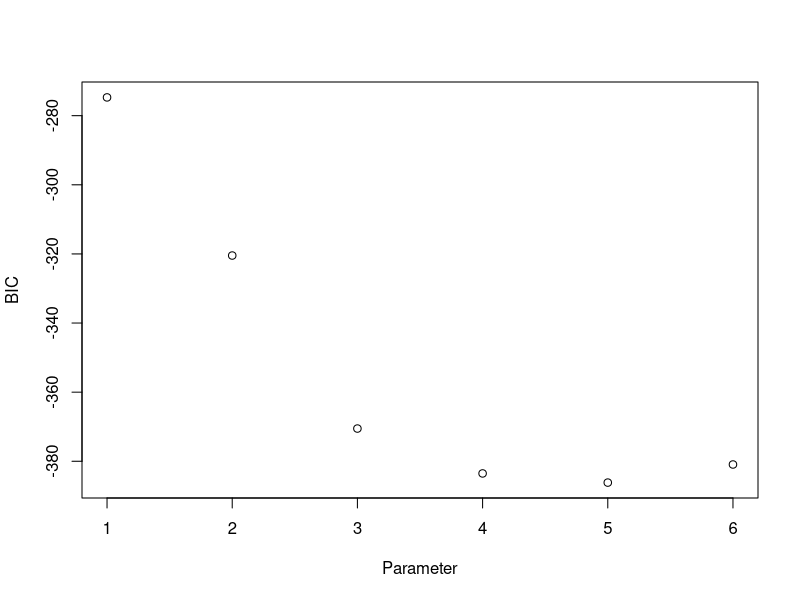
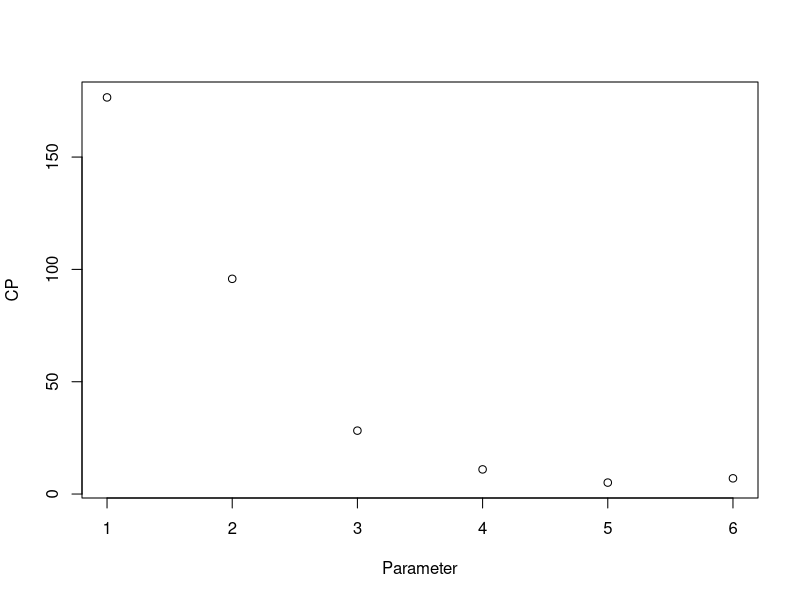

These figures' R source, in order:

# PRACTIC HW
# 1. Load the cpus dataset from the MASS package

library(MASS)
cpus
install.packages("leaps")

library(tidyverse)
library(caret)
library(leaps)

# inspect data
sample_n(cpus,5)

# 2. Use syct, mmin , mmax , cach , chmin, chmax as the predictors (independent variables) to predict performance (perf)

# The function summary() reports the best set of variables for each model
# size. From the output, an asterisk specifies that a given variable
# is included in the corresponding model.
 
# For example, it can be seen that the best 2-variables model contains only
# mmax and cach variables (perf ~ mmax + cach). The best three-variable model
# is (perf ~ mmax + cach + mmin), and so forth.

# A natural question is: which of these best models should we finally choose
# for our predictive analytics?

models <- regsubsets(perf~syct + mmin + mmax + cach + chmin + chmax, data = cpus,
                     nvmax = 6)
summary(models)

#3. What is the best model obtained according to Cp, BIC, and adjusted R2?

#Perform best subset selection in order to choose the best predictors from the above predictors

# Model selection criteria: Adjusted R2, Cp and BIC
res.sum <- summary(models)
res.sum$cp
res.sum$bic

data.frame(
  Adj.R2 = which.max(res.sum$adjr2),
  CP = which.min(res.sum$cp),
  BIC = which.min(res.sum$bic)
)

# Here, adjusted R2 tells us that the best model is the one with all the 5 predictor
# variables. However, using the BIC and Cp criteria, we should go for the model 
# with 5 variables.

# 5.Show some plots to provide evidence for your answer, and report the coefficients of the best model obtained for each criteria
# Graphical evidence
plot(res.sum$bic, xlab="Parameter", ylab="BIC")
plot(res.sum$cp, xlab="Parameter", ylab="CP")




# 6. Repeat using forward stepwise selection and also using backwards stepwise selection.
#How does your answer compare to the best subset results?

library(MASS)
# Fit the full model 
full.model <- lm(perf ~syct + mmin + mmax + cach + chmin + chmax, data = cpus)
full.model
# Stepwise regression model
step.model <- stepAIC(full.model, direction = "both",trace = FALSE)
summary(step.model)  

models <- regsubsets(perf ~syct + mmin + mmax + cach + chmin + chmax, data = cpus,
                     nvmax = 6,
                     method = "seqrep")
summary(models)

# Set seed for reproducibility

#This indicates that the best model is the one with nvmax = 4 variables. 
#The function summary() reports the best set of variables for each model
#size, up to the best 4-variables model.

set.seed(123)
# Set up repeated k-fold cross-validation
train.control <- trainControl(method = "cv", number = 10)

# Train the model
step.model <- train(perf ~syct + mmin + mmax + cach + chmin + chmax, data = cpus,
                    method = "leapBackward", 
                    tuneGrid = data.frame(nvmax = 1:6),
                    trControl = train.control)

step.model$results

step.model$bestTune

summary(step.model$finalModel)

# The model with 5 variables (nvmax = 5) is the one that has the lowest RMSE.

step1.model <- train(perf ~syct + mmin + mmax + cach + chmin + chmax, data = cpus,
                    method = "leapForward", 
                    tuneGrid = data.frame(nvmax = 1:6),
                    trControl = train.control
)
step1.model$results
step1.model$bestTune
summary(step1.model$finalModel)






















# K-FOLD CROSS VALIDATION
#---------------------------
# A more rigorous approach is to select a models based on the prediction
# error computed on a new test data using k-fold cross-validation
# techniques

# id: model id
# object: regsubsets object
# data: data used to fit regsubsets
# outcome: outcome variable

get_model_formula <- function(id, object, outcome){
  # get models data
  models <- summary(object)$which[id,-1]
  # Get outcome variable
  #form <- as.formula(object$call[[2]])
  #outcome <- all.vars(form)[1]
  # Get model predictors
  predictors <- names(which(models == TRUE))
  predictors <- paste(predictors, collapse = "+")
  # Build model formula
  as.formula(paste0(outcome, "~", predictors))
}


# For example to have the best 3-variable model formula, type this:
  
get_model_formula(3, models, "perf")


# To get the cross-validation (CV) error for a given model:
get_cv_error <- function(model.formula, data){
      set.seed(1)
      train.control <- trainControl(method = "cv", number = 5)
      cv <- train(model.formula, data = data, method = "lm",
                  trControl = train.control)
      cv$results$RMSE
    }

# Finally, use the above defined helper functions to compute the prediction
# error of the different best models returned by the regsubsets() function:

# Compute cross-validation error
model.ids <- 1:5
cv.errors <-  map(model.ids, get_model_formula, models, "perf") %>%
    map(get_cv_error, data = cpus) %>%
    unlist()
cv.errors


# Select the model that minimize the CV error
which.min(cv.errors)


# It can be seen that the model with 3 variables is the best model. 
# It has the lower prediction error. The regression coefficients of this
# model can be extracted as follow:
   
coef(models, 3)

# This script describes the best subsets regression approach for choosing
# the best linear regression model that explains our data.
# 
# Note that, this method is computationally expensive and becomes unfeasible
# for a large data set with many variables. A better alternative is
# provided by the stepwise regression method



# STEPWISE SELECTION

# Fit the full model 
full.model <- lm(perf~syct + mmin + mmax + cach + chmin + chmax, data = cpus)
# Stepwise regression model
step.model <- stepAIC(full.model, direction = "both", 
                      trace = FALSE)
summary(step.model)

# The regsubsets() function , which has the tuning parameter nvmax
# specifying the maximal number of predictors to incorporate in the model
# It returns multiple models with different size up to nvmax. You need
# to compare the performance of the different models for choosing the
# best one. regsubsets() has the option method, which can take the values
# "backward", "forward" and "seqrep" (seqrep = sequential replacement,
# combination of forward and backward selections).

models<-regsubsets(perf~syct + mmin + mmax + cach + chmin + chmax,
        data = cpus, nvmax = 5, method = "seqrep")
summary(models)


# Set seed for reproducibility
set.seed(123)
# Set up repeated k-fold cross-validation
train.control <- trainControl(method = "cv", number = 10)
# Train the model
step.model <- train(perf~syct + mmin + mmax + cach + chmin + chmax,
                    data = cpus,
                    method = "leapBackward", 
                    tuneGrid = data.frame(nvmax = 1:6),
                    trControl = train.control
)
step.model$results


step.model$bestTune


# This indicates that the best model is the one with nvmax = 4 variables.
# The function summary() reports the best set of variables for each model
# size, up to the best 4-variables model.

summary(step.model$finalModel)

str(cpus)

# An asterisk specifies that a given variable is included in the corresponding
# model. For example, it can be seen that the best 4-variables model
# contains  mmin,chmax,mmax,cach(perf ~ mmin+chmax+mmax+cach).
# The regression coefficients of the final model (id = 4) can be
# accessed as follow:
  
coef(step.model$finalModel, 4)

# Or, by computing the linear model using only the selected predictors:
  
lm(perf ~ mmin+chmax+mmax+cach, data =cpus)
